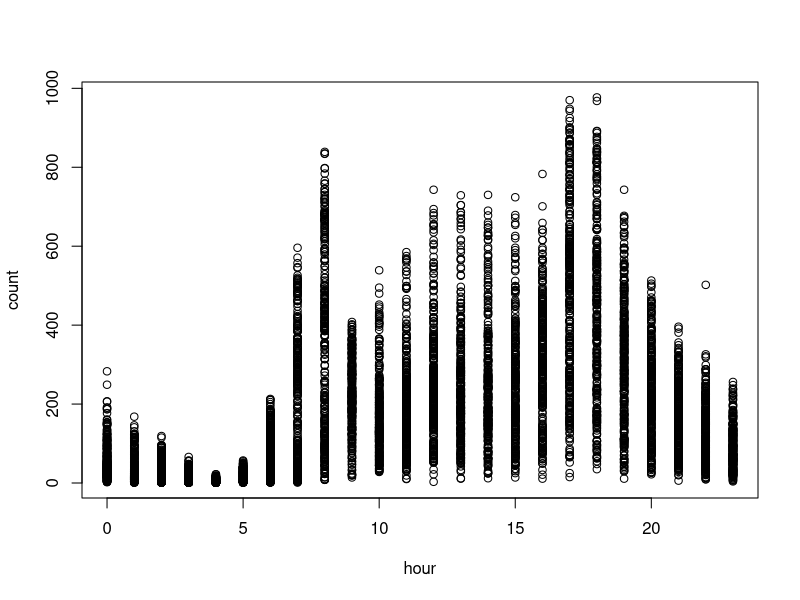
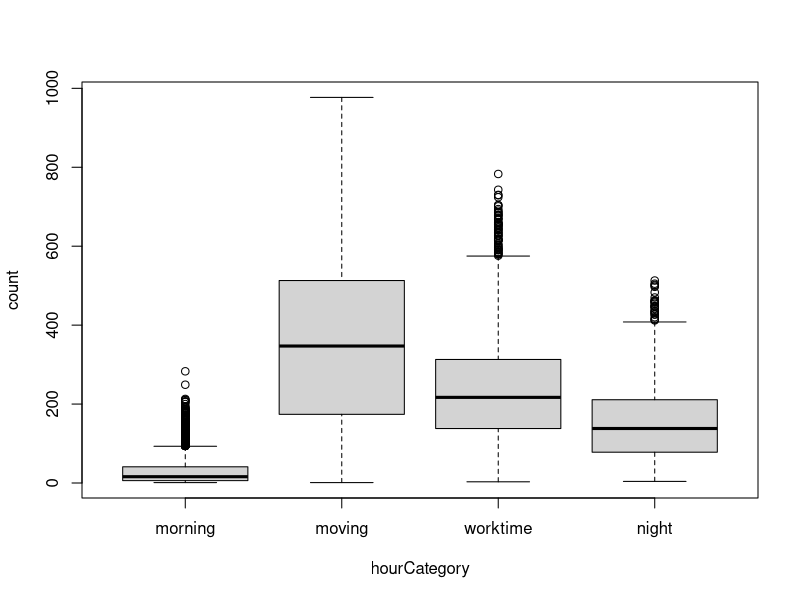
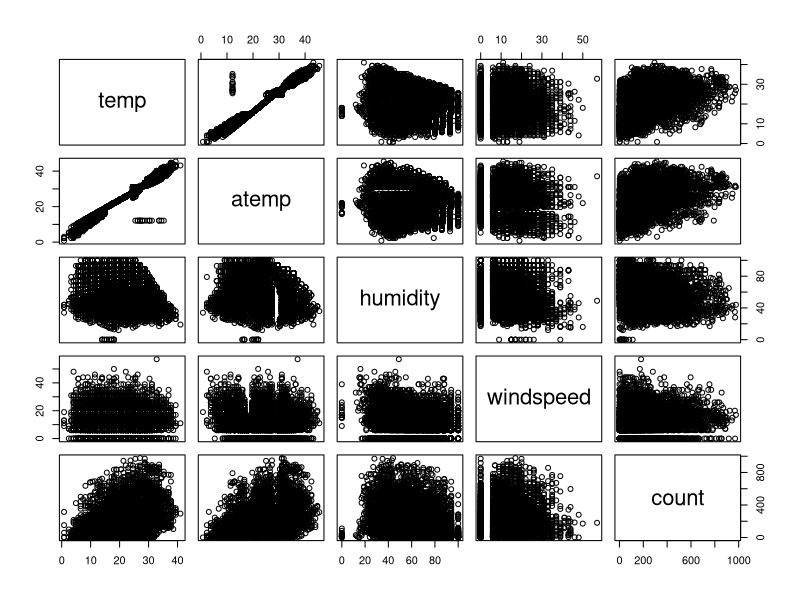
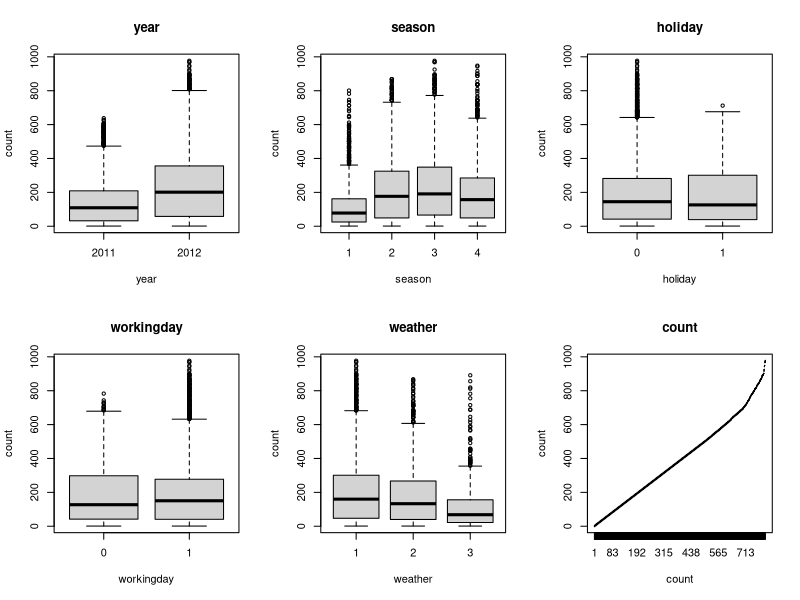

The R source for these figures, in order:
## ---- chunk 1
knitr::opts_chunk$set(echo = FALSE, eval = TRUE)
## ---- chunk 2
rm(list = ls())

datos = read.table('p1a_train.csv', header = TRUE, sep = ';', dec = '.', stringsAsFactors = TRUE)
datos$id = NULL

datos$year = factor(datos$year)
datos$season = factor(datos$season)
datos$holiday = factor(datos$holiday)
datos$workingday = factor(datos$workingday)
datos$weather = factor(datos$weather)
## ---- chunk 3
#Indice
#------------------------
#- Analisis de variables
#  - Transformacion variable hora
#  - Descriptiva variables numericas (vemos correlacion temp y atemp)
#    - Analisis de temp y atemp (hacemos los modelos y elminamos el peor)
#    - Analisis de linealidad de las variables
#  - Variables categoricas (plots y resumen)
#- Generacion de modelos
#  - Modelo 1: Todas las variables (explicar resultado)
#  - Modelo 2: Seleccion automatica de variables
#    - Analisis de colinealidad (vif)
#    - Validacion de las premisas
#  - Transformacion de la variable resupesta
#    - Modelo 4: Transformacion Logaritmica (explicar resultado)
#    - Modelo 3: Transformacion BoxCox (imprimir solamente el modelo y explicar resultado, comparar con modelo anterior)
#      - Validacion (comparacion modelo anterior lm2)
#  - Modelo 5: Transformaciones polinomicas (imprimir y explicar solamente el resultado del modelo, vemos que no vale la pena)
#- Observaciones influyentes (imprimir influenceIndexPlot(mod.lm3))
#  - Modelo 6: Eliminar observaciones influyentes
#- Modelo final: el modelo 3 plot(alleffects)
#------------------------
## ---- chunk 4
summary(datos)
## ---- chunk 5
plot(count~hour, datos)
## ---- chunk 6
datos$hourCategory = cut(datos$hour, c(0,6,8,16,19,23), labels = c('morning', 'moving', 'worktime', 'moving', 'night'), include.lowest = TRUE)
plot(count~hourCategory, datos)
datos$hour = NULL
## ---- chunk 7
pairs(datos[, c(6:10)])
## ---- chunk 8
  lmTemp = lm(count ~ temp, datos)
  summary(lmTemp)
## ---- chunk 9
  lmAtemp = lm(count ~ atemp, datos)
  summary(lmAtemp)
## ---- chunk 10
par(mfrow=c(2,3))
for(i in c(1, 2, 3, 4, 5, 10)){
  boxplot(datos$count~datos[,i],main=names(datos)[i],xlab=names(datos)[i],ylab="count")
}
